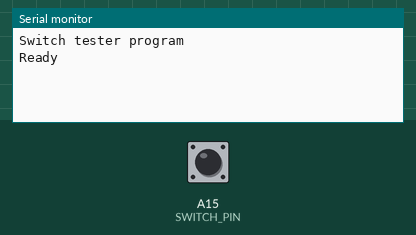
Bench run of a sketch on a simulated Arduino Mega 2560, built with avr-gcc and run on an emulated ATmega2560. Parts: the last lines printed to the serial monitor. The test bench sets the inputs (shaded band); at power-on: A15 (SWITCH_PIN) HIGH.

Above: at 1.2 s.
1.3 s: A15 (SWITCH_PIN) pulled LOW for 0.15 s
At 2.4 s:
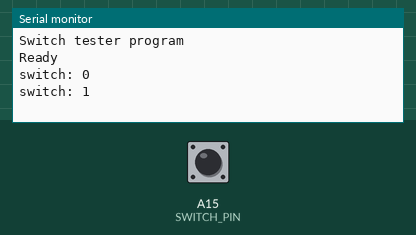
2.9 s: A15 (SWITCH_PIN) pulled LOW for 1 s
At 6.2 s:
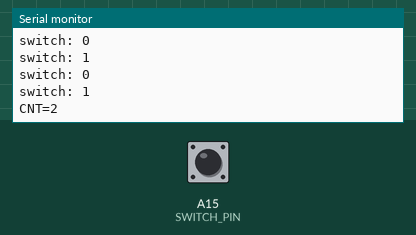
6.5 s: A15 (SWITCH_PIN) pulled LOW for 0.15 s
At 7.6 s:
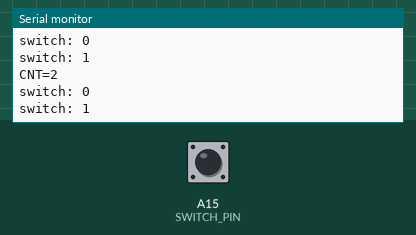

The sketch:

PushbuttonTester.ino
```cpp
#define SWITCH_PIN A15

#define DEBOUNCE_TIME 50
#define REPORT_INTERVAL 5000

unsigned long cnt = 0;
int currentState;                     // How we are officially viewing the state of the switch.
int previousReading;                  // What we observed as the condition/setting of the switch the last time we checked.
unsigned long checkChangeStateTime;   // If we register a change in setting of the switch, the time that must pass to register an official change in the state.

unsigned long nextReportTime;

void setup() {
  Serial.begin(38400);
  while (!Serial) {
    delay(1);
  }
  Serial.println("Switch tester program");

  pinMode(SWITCH_PIN, INPUT);
  currentState = digitalRead(SWITCH_PIN);
  previousReading = currentState;

  nextReportTime = millis() + REPORT_INTERVAL;
  Serial.println("Ready");
}

void loop() {
  unsigned long now = millis();
  if (now >= nextReportTime) {
    Serial.print("CNT=");   Serial.println(cnt);
    nextReportTime = now + REPORT_INTERVAL;
  }

  int currentReading = digitalRead(SWITCH_PIN);
  now = millis();
  if (currentReading != previousReading) {        // has the switch reading changed since last time we looked?
    checkChangeStateTime = now + DEBOUNCE_TIME;   // Yes, so set the timer
    previousReading = currentReading;             // And remember the new reading of the switch.

                                                  // If the reading is different from the current state AND
                                                  // we have made it past the debounce time.
  } else if (currentReading != currentState && now >= checkChangeStateTime) {
    currentState = currentReading;                // Track the change in the *state* of the switch.
    Serial.print("switch: "); Serial.println(currentState); // Report the new state of the switch.
    if (currentState == LOW) {                    // If the switch is pressed
      cnt++;                                      // Increment the counter.
    }
  }
}
```

Measured:
- after the input at 1.3 s, the serial monitor: prints a new line after 0.05 s (image 1)
- after the input at 2.9 s, the serial monitor: prints a new line after 2.1 s (image 2)
- after the input at 6.5 s, the serial monitor: prints a new line after 0.05 s (image 3)
